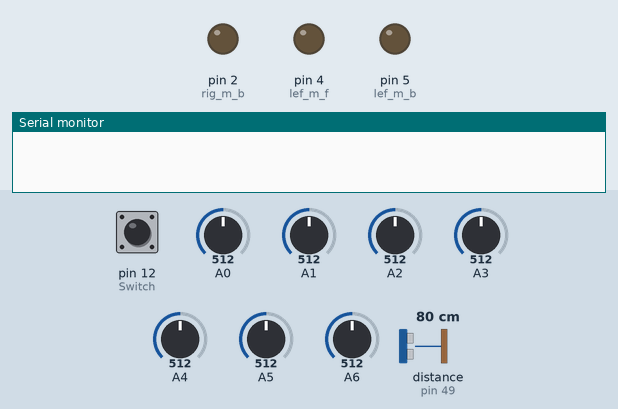
Simulated run of this sketch. Board: Arduino Mega 2560, built with avr-gcc and run on an emulated ATmega2560. Shown: output pins drawn as LEDs (lit = HIGH), the last lines printed to the serial monitor. Dashed ring = blinking. The inputs (shaded band) are chosen by the test bench; at power-on: pin 12 (Switch) HIGH, distance to the obstacle (sensor on pin 49) 80 cm, A2 = 512, A0 = 512, A1 = 512, A3 = 512, A4 = 512, A5 = 512, A6 = 512. Pins used as bus, display or sensor lines are not drawn.

Above: at 0.8 s.
0.9 s: pin 12 (Switch) pulled LOW for 0.15 s
At 2.2 s:
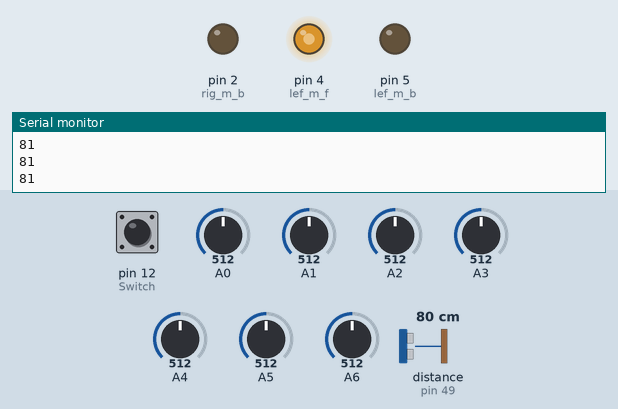
3.4 s: distance to the obstacle (sensor on pin 49) set to 49 cm
4.9 s: distance to the obstacle (sensor on pin 49) set to 39 cm
At 6.38 s:
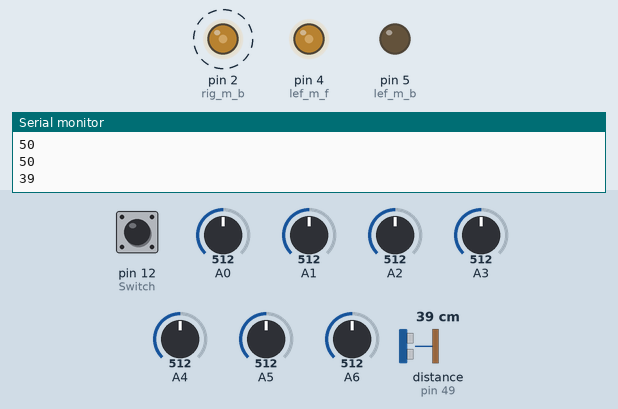
7.9 s: A2 set to 163
10.9 s: A2 set to 143
At 12.04 s:
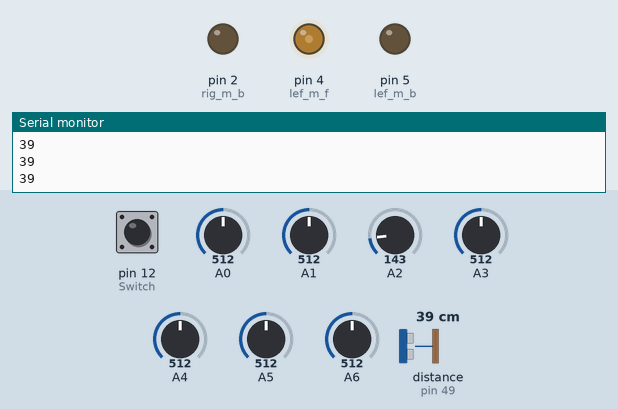
13.9 s: A2 set to 306
At 16.5 s:
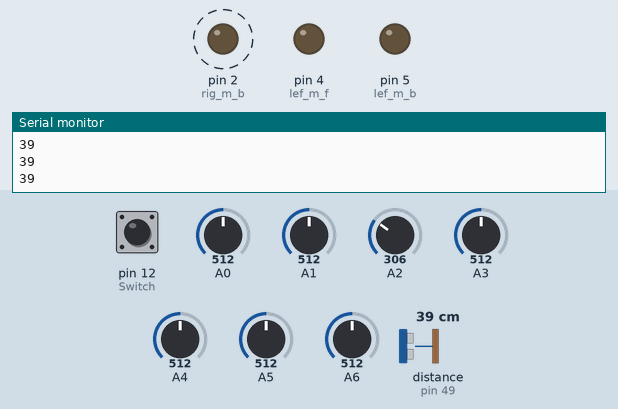
Timing chart, 0 to 17.9 s (numbered marks = the images above; inputs shaded):
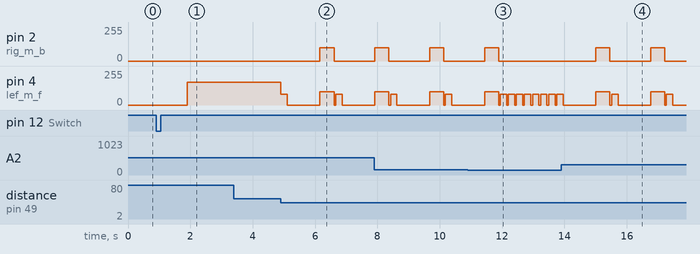

The sketch:

code_for_maxceleration.ino
```cpp
#include <NewPing.h>
#define trig_front 2
#define ech_front  51
#define max_front 300

#define trig_left  3
#define ech_left 49
#define max_left 100

#define trig_right 4
#define ech_right  47
#define max_right   100

NewPing sonar_front(trig_front,ech_front,max_front);
NewPing sonar_left(trig_left, ech_left, max_left);
NewPing sonar_right(trig_right,ech_right, max_right);


int s0,s10,s1,s21,s2,s4,s34,s3,s23,x0,x10,x1,x21,x2,x4,x34,x3,x23,xL,xL0,xr,xr4,m_l,m_r,k=0,k_right=0;
int v0,v10,v1,v21,v2,v4,v34,v3,v23,vL,vL0,vr,vr4,left_m_speed,right_m_speed,sensval=150;
int temp2,temp1,s,t,sF,sL,sR;
int rig_m_b=2;
int rig_m_f=3;
int lef_m_f=4;
int lef_m_b=5;
const int Switch=12;
int left_maxspeed=170;
int right_maxspeed=170;
int max_speed =100;
int c0,c1,m,c3,c4;
int l_sum,r_sum,cave;
int n,pin;
int turn_speed=90;
int motorstop_time =100;

void setup()
{
  Serial.begin(9600);
  pinMode(s1,INPUT);
  pinMode(s2,INPUT);
  pinMode(s3,INPUT);
  pinMode(s4,INPUT);
  pinMode(s0,INPUT);
  digitalWrite(53,HIGH);
  pinMode(lef_m_f,OUTPUT);
  pinMode(lef_m_b,OUTPUT);
  pinMode(rig_m_f,OUTPUT);
  pinMode(rig_m_b,OUTPUT);
  pinMode(Switch,INPUT);
  digitalWrite(Switch,HIGH);
  while((digitalRead(Switch)));
  delay(1000);
  starting_speed();

}
void loop()
{
  analog_read();
  speed_value();
  motor_action();
  sL= sonar_left.ping_cm();
  Serial.println(sL);
  if(sL<45 && sL>1 && cave==1){
    analogWrite(lef_m_f,80);
    analogWrite(rig_m_f,80);
    delay(200);
    sL= sonar_left.ping_cm();
    if(sL<45 && sL>1){
    while(sL<50){
      temp1=1;
      analog_read();
    if(m_l>sensval || s0>sensval || s1>sensval || s2>sensval || s3>sensval || s4>sensval || m_r>sensval){break;}

      sL= sonar_left.ping_cm();
      Serial.print("left: ");
      Serial.println(sL);
      analogWrite(lef_m_f,90);
      analogWrite(rig_m_f,70);
    while(sL<18){
      analogWrite(lef_m_f,140);
      analogWrite(rig_m_f,60);
      sL= sonar_left.ping_cm();
      analog_read();
      if(sL>18|| m_l>sensval || s0>sensval || s1>sensval || s2>sensval || s3>sensval || s4>sensval || m_r>sensval ){break;}
    }
    while(sL>22){
      analogWrite(lef_m_f,60);
      analogWrite(rig_m_f,100);
      sL= sonar_left.ping_cm();
      analog_read();
      if(sL<22|| m_l>sensval || s0>sensval || s1>sensval || s2>sensval || s3>sensval || s4>sensval || m_r>sensval ){break;}
    }
    analog_read();
    if(m_l>sensval || s0>sensval || s1>sensval || s2>sensval || s3>sensval || s4>sensval || m_r>sensval){break;}
    }
    }
    mstop(50);
  }


/////////////////////////////////////////////////////////////////////////
//               LEFT TURNNING
//////////////////////////////////////////////////////////////////////////////////////////////
 if(m_l>sensval || s0>sensval)
 {
    n=1;
    t=1;
    analog_read();
    speed_value();
    motor_action();

  }
   if((m_l<sensval && s0<sensval && s1<sensval && s2<sensval && s3<sensval && s4<sensval && m_r<sensval) && (n==1))
   {
     mstop(50);
     left_turning();

  }


   ////////////////////////////////////////////////////////////////////////////////////////
   //                          RIGHT TURNING
   ////////////////////////////////////////////////////////////////////////////////////////

    if(m_r>sensval || s4>sensval)
   {
    n=5;
    t=1;
    analog_read();
    speed_value();
    motor_action();
  }
   if((m_l<sensval && s0<sensval && s1<sensval && s2<sensval && s3<sensval && s4<sensval && m_r<sensval) && (n==5))
   {
     mstop(50);
     right_turning();
  }


}

//////////////////////////////////////////////////////////////////////////////////////////////////
//   speed value
//////////////////////////////////////////////////////////////////////////////////////////////////
void speed_value()
{
  //|||||||||||||||||||||||left sensot||||||||||||||||||||||||||||||||||||||||||||||||||||||||||||||
if(s0>sensval && s1 <sensval && s2 <sensval){v0=left_maxspeed; c0 =0;x0=k;}      else {v0=0;}
if(s0>sensval && s1 >sensval && s2 <sensval){v10=left_maxspeed*3/4;x10=5;x10=k;} else {v10=0;}
if(s0<sensval && s1 >sensval && s2 <sensval){v1=left_maxspeed*1/2; c1=1;x1=k;}  else {v1=0;}
if(s0<sensval && s1 >sensval && s2 >sensval){v21=left_maxspeed*1/4;x21=k;} else {v21=0;}
/////////////////////////////////////midle/////////////////////////////////////////////////////////
if(s0<sensval && s1<sensval && s2 >sensval && s3<sensval && s4 <sensval){m=2;x0=0;x10=0;x1=0;x21=0;x2=0;x4=0;x34=0;x3=0;x23=0;}else {v4=0;}
// |||||||||||||||||||||||||| right side ||||||||||||||||||||||||||||||||||||||||||||||||||||||||||
//if(s1>sensval && s2>sensval && s3 >sensval && s4>sensval && m_r<sensval){right_turning();}
if(s2<sensval && s3 <sensval && s4 >sensval){v4=right_maxspeed;c4=4;x4=k;}else {v4=0;}
if(s2<sensval && s3 >sensval && s4 >sensval){v34=right_maxspeed*3/4;x34=30;x34=k;}else {v34=0;}
if(s2<sensval && s3 >sensval && s4 <sensval){v3=right_maxspeed*1/2;c3=3;x3=k;}else {v3=0;}
if(s2>sensval && s3 >sensval && s4 <sensval){v23=right_maxspeed*1/4;x23=k;}else {v23=0;}

if(m_l>sensval && s0>sensval && s1>sensval && s2>sensval && s3>sensval && s4>sensval && m_r>sensval){cave=1;n=0;}

if(s2>sensval && s3>sensval && s4>sensval && temp1==1){
  temp2=1;
  temp1=2;
  mstop(1000);
  analogWrite(lef_m_f,100);
  analogWrite(rig_m_b,100);
  delay(450);
  mstop(50);
  //right_turning();
}


if(s0<sensval && s1<sensval && s2<sensval && s3<sensval && s4<sensval &&temp2==1 && n==0){
  delay(70);
    analog_read();
    if(s0<sensval && s1<sensval && s2<sensval && s3<sensval && s4<sensval){ mstop(20000);}
}
right_m_speed = (right_maxspeed+x0+x10+x1+x21-v3-v4-v34-v23);
left_m_speed = (left_maxspeed+x3+x4+x34+x23-v0-v10-v1-v21);
}

// |||||||||||||||||| left turning ||||||||||||||||||||||||||||||||||||||||||||||||||||||||||||||||||
// ||||||||||||||||||||||||||||||||||||||||||||||||||||||||||||||||||||||||||||||||||||||||||||||||||
void left_turning(){
  mstop(50);
   while(s2<sensval)
   {
    analogWrite(lef_m_b,turn_speed);
    analogWrite(rig_m_f,turn_speed);   // comeback in midle position
    analog_read();
    speed_value();
    }
    n=0;
   if(m==2 )  // m==2 comes from speed_value && analog read
   {
     n=0;
    mstop(100);
    starting_speed();

   m=3;
  }
}

// ||||||||||||||||||||||||||||||||||| Right Turning ||||||||||||||||||||||||||||||||||||||||||||||||||||||||
// ||||||||||||||||||||||||||||||||||||||||||||||||||||||||||||||||||||||||||||||||||||||||||||||||||||||||||
void right_turning(){
  mstop(50);

   while(s2<sensval)
   {
    analogWrite(lef_m_f,turn_speed);  // come back in midle position
    analogWrite(rig_m_b,turn_speed);
    analog_read();
    speed_value();

  }
  n=0;
   if(m==2 )
   {
    n=0;
    mstop(100);
    starting_speed();
    m=3;
   // Serial.println("motor came back");

 }
}


//////////////////////////////////////////////////////////////////////////////////////////////////////////////////////////////////
// analogRead
////////////////////////////////////////////////////////////////////////////////////////////////////////////////////////////////
void analog_read()
{
t++;
//if(t>90){n=0;}
m_r =analogRead(A0);  // most right
s4 =analogRead(A1);
s3 =analogRead(A2);
s2 =analogRead(A3);
s1 =analogRead(A4);  // most left
s0=analogRead(A5);
m_l= analogRead(A6);

}
//////////////////////////////////////////////////////////////////
// motor action
//////////////////////////////////////////////////////////////////
void motor_action()
{
  //Serial.println("Ok motor action");
analogWrite(lef_m_f,left_m_speed);
analogWrite(rig_m_f,right_m_speed);

}

//////////////////////////////////////////////////////////////////////
// stop
////////////////////////////////////////////////////////////////////////

void mstop(int time)
{
  analogWrite(lef_m_f,0);
   analogWrite(lef_m_b,0);
   analogWrite(rig_m_f,0);
  analogWrite(rig_m_b,0);
  delay(time);
}
/////////////////////////////////////////////////////////////////////////
//                    starting_speed
///////////////////////////////////////////////////////////////////////
void starting_speed()
{
  for(int speedv = 0;speedv<max_speed;speedv++)
  {
   analogWrite(lef_m_f,speedv);
   analogWrite(rig_m_f,speedv);
   //delay(2);

  }

}
```

Measured:
- the behaviour switches between 44 and 43 cm on distance to the obstacle (sensor on pin 49) (found by bisection; images 1 and 2)
- the behaviour switches between 151 and 150 on A2 (found by bisection; images 2 and 3)
- after the input at 0.9 s, pin 4 (lef_m_f): 0/255 → 170/255 after 1.0 s
- after the input at 4.9 s, pin 2 (rig_m_b): 0/255 → 100/255 after 1.3 s, → 0/255 0.45 s later; pin 4 (lef_m_f): 170/255 → 80/255 at once, → 0/255 0.20 s later, → 100/255 1.1 s later, → 80/255 0.45 s later, … (5 changes in this stretch)
- after the input at 10.9 s, pin 2 (rig_m_b): goes on until 11.9 s, then stays 0/255
- after the input at 13.9 s, pin 2 (rig_m_b): alternates 100/255 for 0.45 s and 0/255 for 1.3 s, starting after 1.1 s
